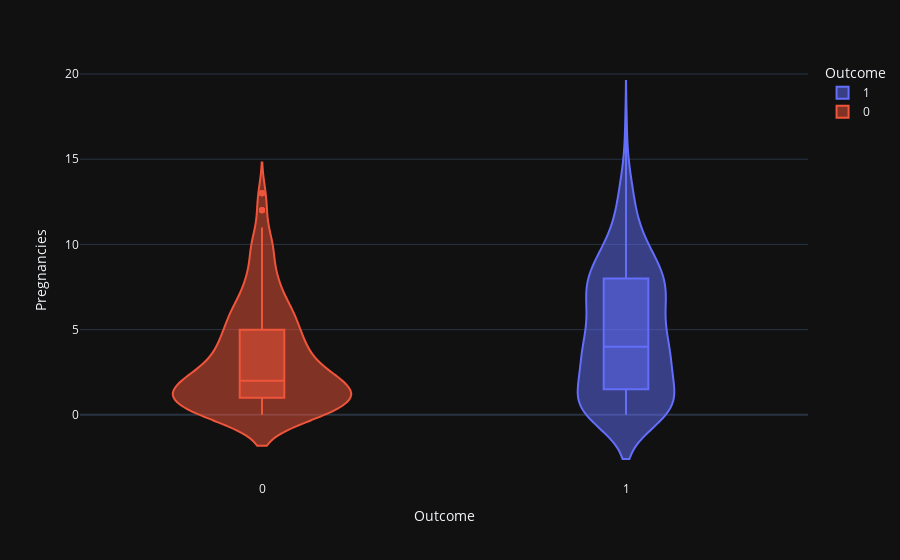
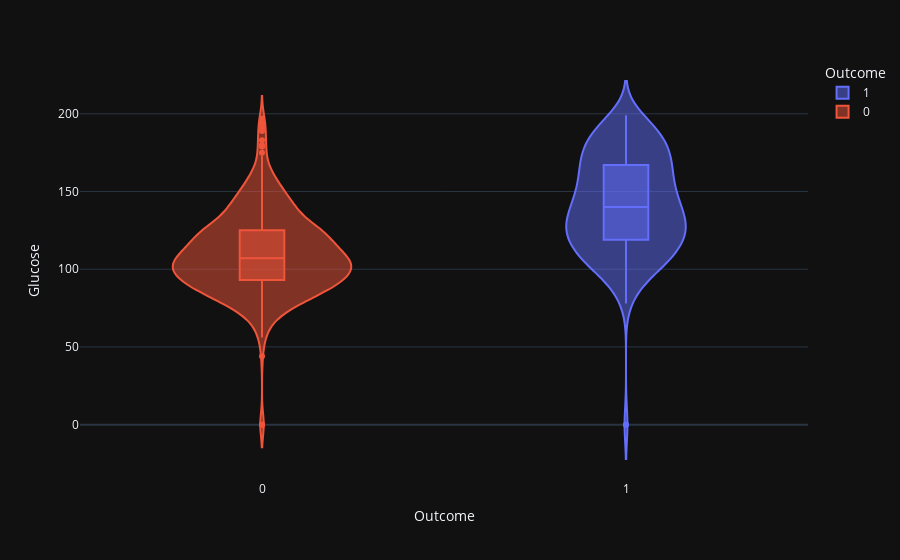
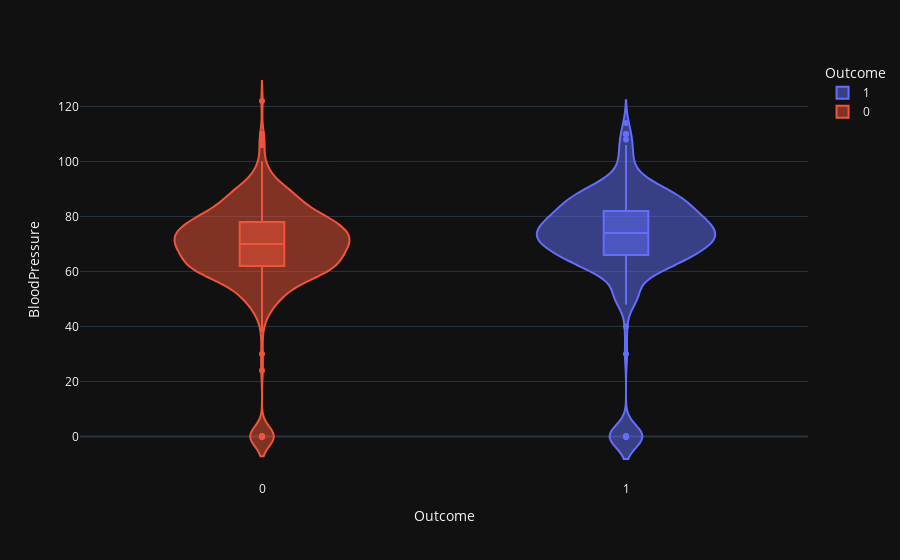
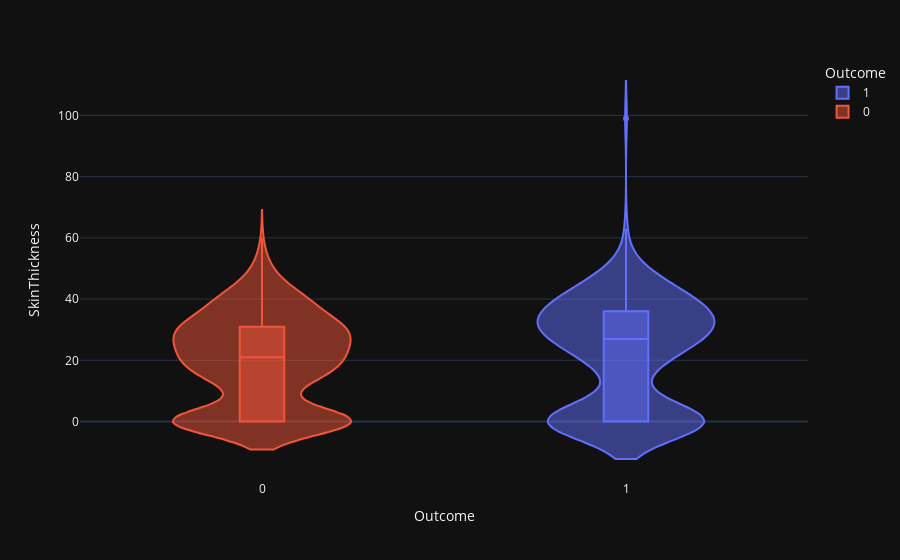

Notebook source saved alongside these figures, in order:
### Code cell
violin('Pregnancies')
violin('Glucose')
violin('BloodPressure')
violin('SkinThickness')
violin('Insulin')
violin('BMI')
violin('DiabetesPedigreeFunction')
violin('Age')

### Figure 1 — Plotly figure (JSON) as saved in the notebook; plotly's stock layout.template omitted (floating-point values rounded to 4 significant figures; data arrays with more than 128 entries replaced by an {"elided": "..."} marker saying what was removed)
{"data": [{"alignmentgroup": "True", "box": {"visible": true}, "hovertemplate": "Outcome=%{x}<br>Pregnancies=%{y}<extra></extra>", "legendgroup": "1", "marker": {"color": "#636efa"}, "name": "1", "offsetgroup": "1", "orientation": "v", "scalegroup": "True", "showlegend": true, "type": "violin", "x": {"elided": "268 int values"}, "x0": " ", "xaxis": "x", "y": {"elided": "268 int values"}, "y0": " ", "yaxis": "y"}, {"alignmentgroup": "True", "box": {"visible": true}, "hovertemplate": "Outcome=%{x}<br>Pregnancies=%{y}<extra></extra>", "legendgroup": "0", "marker": {"color": "#EF553B"}, "name": "0", "offsetgroup": "0", "orientation": "v", "scalegroup": "True", "showlegend": true, "type": "violin", "x": {"elided": "500 int values"}, "x0": " ", "xaxis": "x", "y": {"elided": "500 int values"}, "y0": " ", "yaxis": "y"}], "layout": {"legend": {"title": {"text": "Outcome"}, "tracegroupgap": 0}, "margin": {"t": 60}, "violinmode": "overlay", "xaxis": {"anchor": "y", "categoryarray": [1, 0], "categoryorder": "array", "domain": [0, 1], "title": {"text": "Outcome"}}, "yaxis": {"anchor": "x", "domain": [0, 1], "title": {"text": "Pregnancies"}}}}

### Figure 2 — Plotly figure (JSON) as saved in the notebook; plotly's stock layout.template omitted (floating-point values rounded to 4 significant figures; data arrays with more than 128 entries replaced by an {"elided": "..."} marker saying what was removed)
{"data": [{"alignmentgroup": "True", "box": {"visible": true}, "hovertemplate": "Outcome=%{x}<br>Glucose=%{y}<extra></extra>", "legendgroup": "1", "marker": {"color": "#636efa"}, "name": "1", "offsetgroup": "1", "orientation": "v", "scalegroup": "True", "showlegend": true, "type": "violin", "x": {"elided": "268 int values"}, "x0": " ", "xaxis": "x", "y": {"elided": "268 int values"}, "y0": " ", "yaxis": "y"}, {"alignmentgroup": "True", "box": {"visible": true}, "hovertemplate": "Outcome=%{x}<br>Glucose=%{y}<extra></extra>", "legendgroup": "0", "marker": {"color": "#EF553B"}, "name": "0", "offsetgroup": "0", "orientation": "v", "scalegroup": "True", "showlegend": true, "type": "violin", "x": {"elided": "500 int values"}, "x0": " ", "xaxis": "x", "y": {"elided": "500 int values"}, "y0": " ", "yaxis": "y"}], "layout": {"legend": {"title": {"text": "Outcome"}, "tracegroupgap": 0}, "margin": {"t": 60}, "violinmode": "overlay", "xaxis": {"anchor": "y", "categoryarray": [1, 0], "categoryorder": "array", "domain": [0, 1], "title": {"text": "Outcome"}}, "yaxis": {"anchor": "x", "domain": [0, 1], "title": {"text": "Glucose"}}}}

### Figure 3 — Plotly figure (JSON) as saved in the notebook; plotly's stock layout.template omitted (floating-point values rounded to 4 significant figures; data arrays with more than 128 entries replaced by an {"elided": "..."} marker saying what was removed)
{"data": [{"alignmentgroup": "True", "box": {"visible": true}, "hovertemplate": "Outcome=%{x}<br>BloodPressure=%{y}<extra></extra>", "legendgroup": "1", "marker": {"color": "#636efa"}, "name": "1", "offsetgroup": "1", "orientation": "v", "scalegroup": "True", "showlegend": true, "type": "violin", "x": {"elided": "268 int values"}, "x0": " ", "xaxis": "x", "y": {"elided": "268 int values"}, "y0": " ", "yaxis": "y"}, {"alignmentgroup": "True", "box": {"visible": true}, "hovertemplate": "Outcome=%{x}<br>BloodPressure=%{y}<extra></extra>", "legendgroup": "0", "marker": {"color": "#EF553B"}, "name": "0", "offsetgroup": "0", "orientation": "v", "scalegroup": "True", "showlegend": true, "type": "violin", "x": {"elided": "500 int values"}, "x0": " ", "xaxis": "x", "y": {"elided": "500 int values"}, "y0": " ", "yaxis": "y"}], "layout": {"legend": {"title": {"text": "Outcome"}, "tracegroupgap": 0}, "margin": {"t": 60}, "violinmode": "overlay", "xaxis": {"anchor": "y", "categoryarray": [1, 0], "categoryorder": "array", "domain": [0, 1], "title": {"text": "Outcome"}}, "yaxis": {"anchor": "x", "domain": [0, 1], "title": {"text": "BloodPressure"}}}}

### Figure 4 — Plotly figure (JSON) as saved in the notebook; plotly's stock layout.template omitted (floating-point values rounded to 4 significant figures; data arrays with more than 128 entries replaced by an {"elided": "..."} marker saying what was removed)
{"data": [{"alignmentgroup": "True", "box": {"visible": true}, "hovertemplate": "Outcome=%{x}<br>SkinThickness=%{y}<extra></extra>", "legendgroup": "1", "marker": {"color": "#636efa"}, "name": "1", "offsetgroup": "1", "orientation": "v", "scalegroup": "True", "showlegend": true, "type": "violin", "x": {"elided": "268 int values"}, "x0": " ", "xaxis": "x", "y": {"elided": "268 int values"}, "y0": " ", "yaxis": "y"}, {"alignmentgroup": "True", "box": {"visible": true}, "hovertemplate": "Outcome=%{x}<br>SkinThickness=%{y}<extra></extra>", "legendgroup": "0", "marker": {"color": "#EF553B"}, "name": "0", "offsetgroup": "0", "orientation": "v", "scalegroup": "True", "showlegend": true, "type": "violin", "x": {"elided": "500 int values"}, "x0": " ", "xaxis": "x", "y": {"elided": "500 int values"}, "y0": " ", "yaxis": "y"}], "layout": {"legend": {"title": {"text": "Outcome"}, "tracegroupgap": 0}, "margin": {"t": 60}, "violinmode": "overlay", "xaxis": {"anchor": "y", "categoryarray": [1, 0], "categoryorder": "array", "domain": [0, 1], "title": {"text": "Outcome"}}, "yaxis": {"anchor": "x", "domain": [0, 1], "title": {"text": "SkinThickness"}}}}
